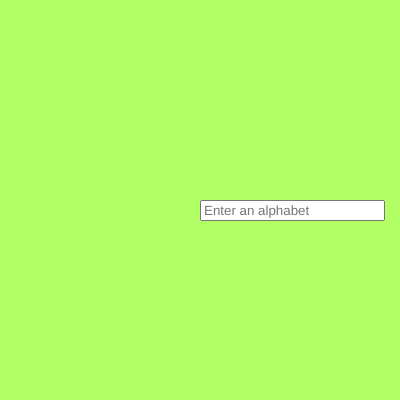
Frame 1 (no input)
Frame 60 (no input): identical to frame 1, image omitted
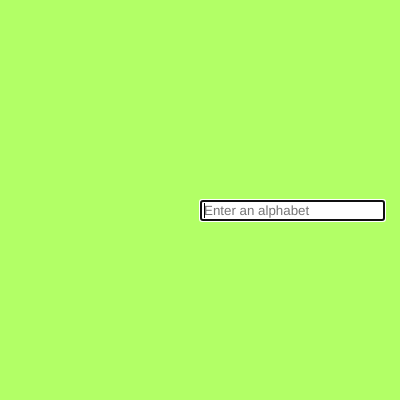
Frame 120 (the mouse pressed at the canvas centre since frame 60)

The p5.js sketch that drew these frames (run headless with seeded random() and noise() and a simulated clock; from frame 60 on, the mouse is pressed at the canvas centre):

// p5.js sketch
// ── sketch.js
var input,heading;
var val

function setup() 
{
  createCanvas(400, 400);
  background(178,255,102);

  imput = createInput().attribute("placeholder", "Enter an alphabet");
  imput.position(200,200);


}

function draw() {
  val = imput.value();
  switch(val){
    case "a":
    console.log("vowel")
    break;

    case "e":
    console.log("vowel")
    break;

    case "i":
    console.log("vowel")
    break; 

    case "o":
    console.log("vowel")
    break;

    case "u":
    console.log("vowel")
    break;

    default:
    console.log("consonent")
  }
  
}
